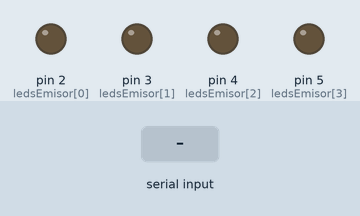
Simulated run of this sketch. Board: Arduino Uno, built with avr-gcc and run on an emulated ATmega328P. Shown: output pins drawn as LEDs (lit = HIGH). The test bench sets the inputs (shaded band). Random numbers use the default seed unless the sketch sets one; what the sketch prints to the serial monitor is not drawn.

Above: at 2.0 s.
2.1 s: byte 30 received over Serial
At 2.1 s:
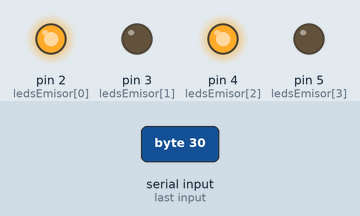
5.1 s: byte 90 received over Serial
At 5.1 s:
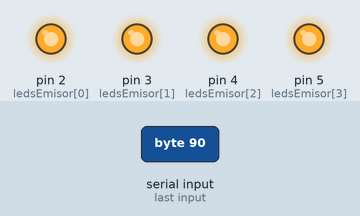
8.1 s: byte 120 received over Serial
At 8.1 s:
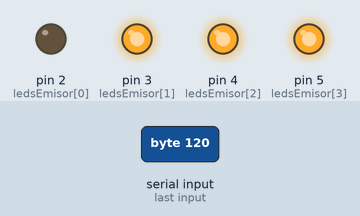
Timing chart, 0 to 42.5 s (numbered marks = the images above; inputs shaded):
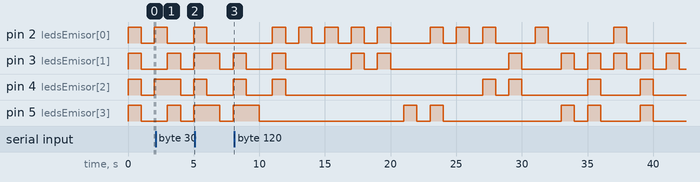

The sketch:

emisor.ino
```cpp
// Arduino Emisor
int ledsEmisor[4] = {2, 3, 4, 5}; // Pines de LEDs para el emisor
int numeroEmisor;

void setup() {
  Serial.begin(9600);
  for (int i = 0; i < 4; i++) {
    pinMode(ledsEmisor[i], OUTPUT); // Configura los LEDs del emisor
  }
  randomSeed(analogRead(0)); // Para generar números aleatorios
}

void loop() {
  numeroEmisor = random(1, 16); // Genera un número aleatorio entre 1 y 15
  Serial.write(numeroEmisor); // Envía el número al receptor

  // Muestra el número en binario usando los LEDs del emisor
  for (int i = 0; i < 4; i++) {
    digitalWrite(ledsEmisor[i], (numeroEmisor >> i) & 0x01); // Ajusta cada LED
  }

  delay(1000); // Mantiene los LEDs encendidos durante 1 segundo

  // Apaga los LEDs después de mostrar el número
  for (int i = 0; i < 4; i++) {
    digitalWrite(ledsEmisor[i], LOW);
  }

  // Espera por el número del receptor
  if (Serial.available() > 0) {
    int numeroRecibido = Serial.read(); // Lee el número enviado por el receptor

    // Muestra el número recibido en binario usando los LEDs del emisor
    for (int i = 0; i < 4; i++) {
      digitalWrite(ledsEmisor[i], (numeroRecibido >> i) & 0x01);
    }

    delay(1000); // Muestra el número recibido durante 1 segundo

    // Apaga los LEDs del emisor
    for (int i = 0; i < 4; i++) {
      digitalWrite(ledsEmisor[i], LOW);
    }
  }

  delay(1000); // Espera 1 segundo antes de enviar el siguiente número
}
```
